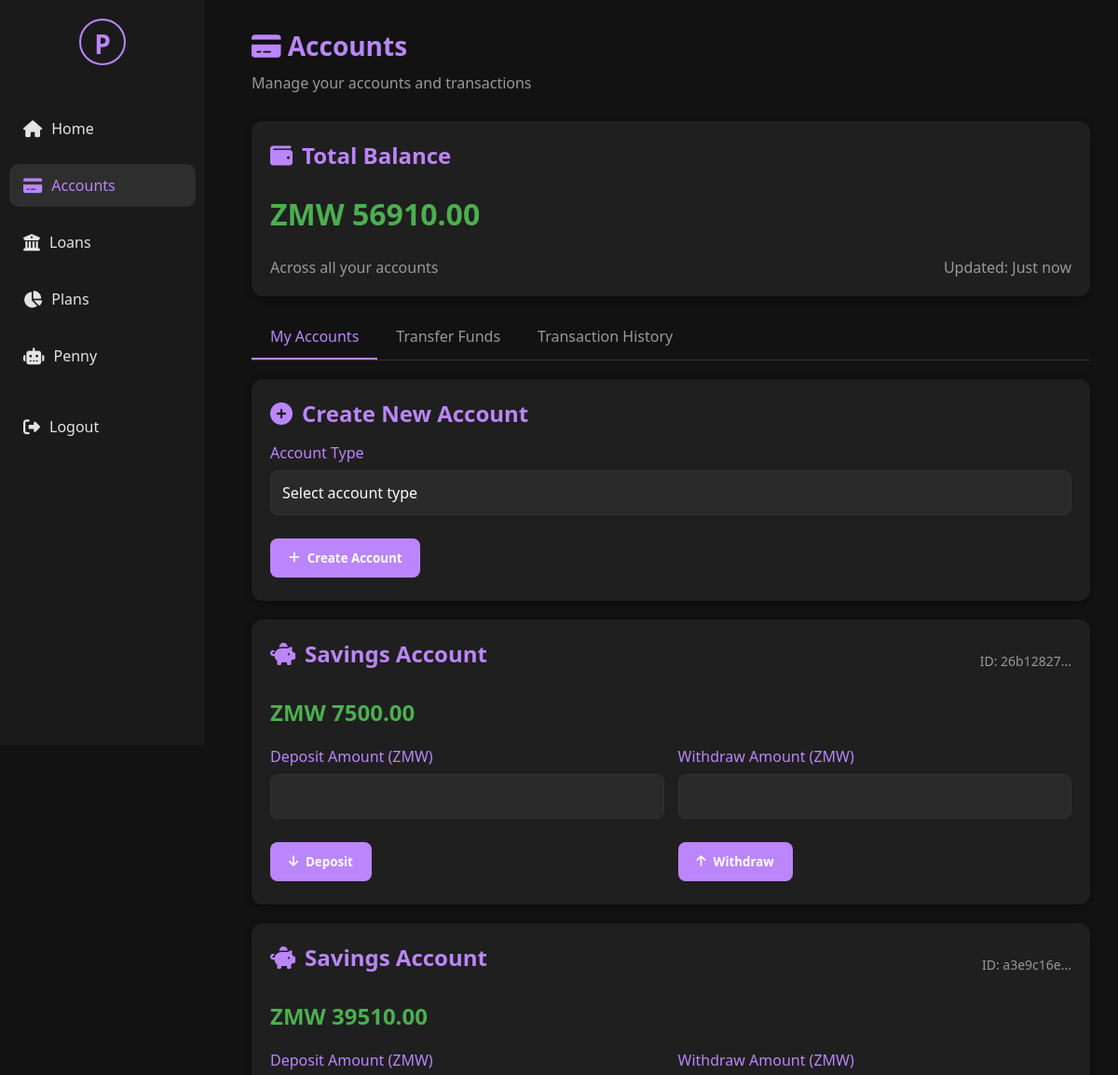
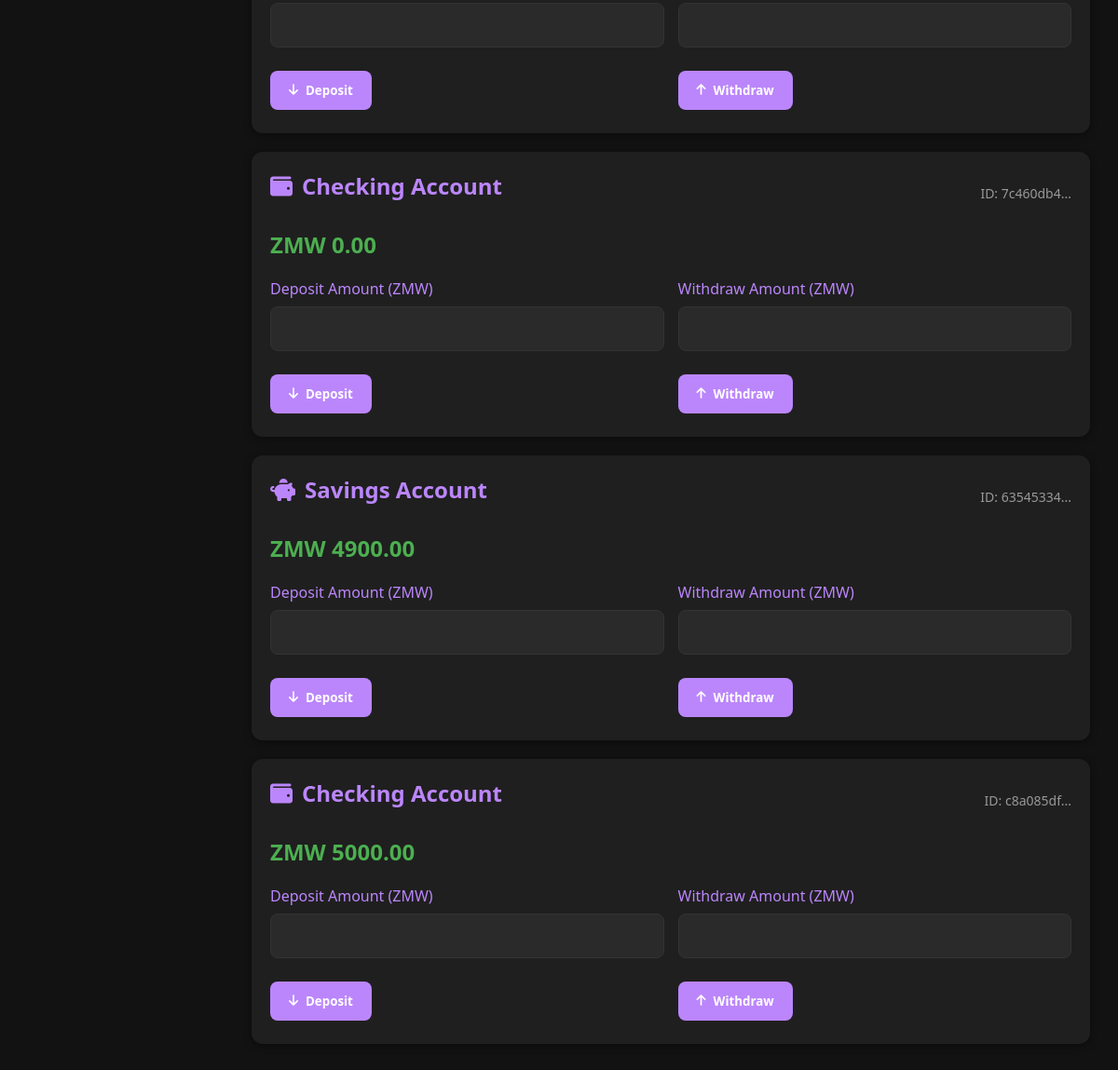
Page /accounts (signed in) on the committed database (2 pictures, top to bottom).
### tables this page shows
CREATE TABLE accounts (
                account_id TEXT PRIMARY KEY,
                user_id TEXT NOT NULL,
                account_type TEXT NOT NULL,
                balance REAL NOT NULL DEFAULT 0,
                active INTEGER NOT NULL DEFAULT 1
            );

### GUI/web_app.py (the view)
@app.route('/accounts')
@login_required
def accounts():
    user_id = session.get('user_id')
    print(f"🔍 Starting accounts page for user {user_id}")
    try:
        print("🔍 Step 1: Calling get_accounts_by_user...")
        start_time = time.time()
        user_accounts = account_service.get_accounts_by_user(user_id)
        print(f"✅ Step 1 completed in {time.time() - start_time:.2f}s - Found {len(user_accounts)} accounts")
        print("🔍 Step 2: Calculating total balance...")
        start_time = time.time()
        total_balance = sum(account['balance'] for account in user_accounts)
        print(f"✅ Step 2 completed in {time.time() - start_time:.2f}s - Total: {total_balance}")
        print("🔍 Step 3: Getting transaction history...")
        start_time = time.time()
        recent_transactions = []
        for account in user_accounts:
            print(f"🔍 Getting transactions for account {account['account_id']}")
            transactions = account_service.get_transaction_history(account['account_id'])
            print(f"✅ Found {len(transactions)} transactions for account {account['account_id']}")
            for transaction in transactions:
                recent_transactions.append({
                    'account_id': account['account_id'],
                    'account_type': account['account_type'],
                    'transaction_type': transaction[0],
                    'amount': transaction[1],
                    'timestamp': transaction[2]
                })
        print(f"✅ Step 3 completed in {time.time() - start_time:.2f}s - Total transactions: {len(recent_transactions)}")
        print("🔍 Step 4: Sorting transactions...")
        start_time = time.time()
        recent_transactions.sort(key=lambda x: x['timestamp'], reverse=True)
        recent_transactions = recent_transactions[:5]
        print(f"✅ Step 4 completed in {time.time() - start_time:.2f}s")
    except Exception as e:
        print(f"❌ Error in accounts route: {e}")
        import traceback
        traceback.print_exc()
        user_accounts = []
        total_balance = 0
        recent_transactions = []
        flash('Error loading accounts. Please try again.')
    print("🔍 Rendering template...")
    return render_template('accounts.html',
                         current_user={'username': session.get('full_name', session.get('username', 'User'))},
                         accounts=user_accounts,
                         total_balance=total_balance,
                         recent_transactions=recent_transactions)

### GUI/web_app.py (called while the page is built)
@app.teardown_appcontext
def teardown_db(exception):
    close_db_connection()

def login_required(f):
    @wraps(f)
    def decorated_function(*args, **kwargs):
        if 'user_id' not in session:
            flash('Please log in to access this page.')
            return redirect(url_for('login'))
        return f(*args, **kwargs)
    return decorated_function

### account/account_service.py (called while the page is built)
    def get_transaction_history(self, account_id: str):
        conn = None
        try:
            conn = get_db_connection()
            cursor = conn.cursor()
            cursor.execute('''
                SELECT transaction_type, amount, timestamp FROM transactions
                WHERE account_id = ? ORDER BY timestamp DESC
            ''', (account_id,))
            return cursor.fetchall()
        finally:
            if conn:
                conn.close()

    def get_accounts_by_user(self, user_id: str):
        user_id = str(user_id)
        conn = None
        try:
            conn = get_db_connection()
            cursor = conn.cursor()
            cursor.execute("SELECT * FROM accounts WHERE user_id = ?", (user_id,))
            rows = cursor.fetchall()
            accounts = []
            for row in rows:
                accounts.append({
                    "account_id": row[0],
                    "user_id": row[1],
                    "account_type": row[2],
                    "balance": row[3],
                    "active": bool(row[4])
                })
            return accounts
        finally:
            if conn:
                conn.close()

### database/db_helper.py (called while the page is built)
def get_db_connection():
    db_path = os.path.join(os.path.dirname(os.path.dirname(__file__)), 'database', 'penny.db')
    for attempt in range(3):
        try:
            conn = sqlite3.connect(db_path, timeout=20.0)  # 20 second timeout
            conn.row_factory = sqlite3.Row
            conn.execute('PRAGMA journal_mode=WAL')
            return conn
        except sqlite3.OperationalError as e:
            if "database is locked" in str(e) and attempt < 2:
                print(f"Database locked, retrying... (attempt {attempt + 1})")
                time.sleep(0.5 * (attempt + 1))  # Exponential backoff
                continue
            else:
                raise

def close_db_connection(conn=None):
    if conn:
        try:
            conn.close()
        except Exception as e:
            print(f"Error closing connection: {e}")

### GUI/templates/accounts.html (shortened to what this page needs)
{% extends "base.html" %}
{% block content %}
<div class="welcome-section">
    <h1><i class="fas fa-credit-card"></i> Accounts</h1>
    <p>Manage your accounts and transactions</p>
</div>
<div class="card balance-card">
    <h2><i class="fas fa-wallet"></i> Total Balance</h2>
    <div class="balance">ZMW {{ "%.2f"|format(total_balance) }}</div>
    <div class="account-details">
        <span>Across all your accounts</span>
        <span>Updated: Just now</span>
    </div>
</div>
<div class="tabs">
    <div class="tab active" data-tab="accounts">My Accounts</div>
    <div class="tab" data-tab="transfer">Transfer Funds</div>
    <div class="tab" data-tab="history">Transaction History</div>
</div>
<div class="tab-content active" id="accounts-tab">
    <div class="card">
        <h2><i class="fas fa-plus-circle"></i> Create New Account</h2>
        <form method="POST" action="{{ url_for('create_account') }}">
            <div class="form-group">
                <label for="account_type">Account Type</label>
                <select class="form-control" id="account_type" name="account_type" required>
                    <option value="">Select account type</option>
                </select>
            </div>
            <button type="submit" class="btn"><i class="fas fa-plus"></i> Create Account</button>
        </form>
    </div>
    {% if accounts %}
        {% for account in accounts %}
        <div class="card">
            <div class="account-header" style="display: flex; justify-content: space-between; align-items: center; margin-bottom: 15px;">
                <h2><i class="fas fa-{{ 'piggy-bank' if account.account_type == 'Savings' else 'wallet' }}"></i> {{ account.account_type }} Account</h2>
                <span class="account-id" style="color: #999; font-size: 14px;">ID: {{ account.account_id[:8] }}...</span>
            </div>
            <div class="balance" style="font-size: 24px; margin-bottom: 20px;">ZMW {{ "%.2f"|format(account.balance) }}</div>
            <div style="display: grid; grid-template-columns: 1fr 1fr; gap: 15px;">
                <form method="POST" action="{{ url_for('deposit') }}">
                    <div class="form-group">
                        <label for="deposit_amount_{{ account.account_id }}">Deposit Amount (ZMW)</label>
                        <input type="number" class="form-control" id="deposit_amount_{{ account.account_id }}" name="amount" step="0.01" min="0.01" required>
                    </div>
                    <button type="submit" class="btn"><i class="fas fa-arrow-down"></i> Deposit</button>
                </form>
                <form method="POST" action="{{ url_for('withdraw') }}">
                    <div class="form-group">
                        <label for="withdraw_amount_{{ account.account_id }}">Withdraw Amount (ZMW)</label>
                        <input type="number" class="form-control" id="withdraw_amount_{{ account.account_id }}" name="amount" step="0.01" min="0.01" required>
                    </div>
                    <button type="submit" class="btn"><i class="fas fa-arrow-up"></i> Withdraw</button>
                </form>
            </div>
        </div>
        {% endfor %}
    {% else %}
        <div class="card">
            <h2><i class="fas fa-info-circle"></i> No Accounts Yet</h2>
            <p>You don't have any accounts yet. Create your first account above to get started!</p>
        </div>
    {% endif %}
</div>
{% endblock %}

### GUI/templates/base.html (shortened to what this page needs)
<!DOCTYPE html>
<html lang="en">
<head>
    <link rel="stylesheet" href="https://cdnjs.cloudflare.com/ajax/libs/font-awesome/6.4.0/css/all.min.css">
    <link rel="stylesheet" href="{{ url_for('static', filename='css/style.css') }}">
</head>
<body>
    <div class="sidebar">
        <div class="logo">P</div>
        <ul>
            <li><a href="{{ url_for('dashboard') }}" class="nav-link {% if request.endpoint == 'dashboard' %}active{% endif %}"><i class="fas fa-home"></i> <span>Home</span></a></li>
            <li><a href="{{ url_for('accounts') }}" class="nav-link {% if request.endpoint == 'accounts' %}active{% endif %}"><i class="fas fa-credit-card"></i> <span>Accounts</span></a></li>
            <li><a href="{{ url_for('loans') }}" class="nav-link {% if request.endpoint == 'loans' %}active{% endif %}"><i class="fas fa-university"></i> <span>Loans</span></a></li>
            <li><a href="{{ url_for('plans') }}" class="nav-link {% if request.endpoint == 'plans' %}active{% endif %}"><i class="fas fa-chart-pie"></i> <span>Plans</span></a></li>
            <li><a href="{{ url_for('penny') }}" class="nav-link {% if request.endpoint == 'penny' %}active{% endif %}"><i class="fas fa-robot"></i> <span>Penny</span></a></li>
            <li><a href="{{ url_for('logout') }}" id="logout-btn" style="margin-top: 30px;"><i class="fas fa-sign-out-alt"></i> <span>Logout</span></a></li>
        </ul>
    </div>
    <div class="main-content">
        {% block content %}{% endblock %}
    </div>
</body>
</html>

### GUI/static/css/style.css (style rules this page uses)
* { margin: 0; padding: 0; box-sizing: border-box; font-family: 'Segoe UI', Tahoma, Geneva, Verdana, sans-serif; }
body { background-color: #121212; color: #e4e4e4; display: flex; min-height: 100vh; }
h1, h2, h3, h4 { margin: 0 0 10px; }
a { text-decoration: none; color: inherit; }
.sidebar { width: 220px; height: 100vh; background: #1a1a1a; padding: 20px 10px; position: fixed; top: 0; left: 0; display: flex; flex-direction: column; z-index: 100; }
.sidebar .logo { font-size: 28px; font-weight: bold; color: #bb86fc; text-align: center; margin-bottom: 30px; padding: 10px; border: 2px solid #bb86fc; border-radius: 50%; width: 50px; height: 50px; line-height: 30px; margin-left: auto; margin-right: auto; }
.sidebar ul { list-style: none; padding: 0; }
.sidebar li { margin: 15px 0; }
.sidebar a { display: flex; align-items: center; padding: 12px 15px; border-radius: 10px; color: #e4e4e4; transition: all 0.3s; }
.sidebar a i { margin-right: 10px; font-size: 18px; }
.sidebar a:hover, .sidebar a.active { background: #2e2e2e; color: #bb86fc; }
.main-content { margin-left: 240px; padding: 30px; width: calc(100% - 240px); }
.welcome-section { margin-bottom: 30px; }
.welcome-section h1 { color: #bb86fc; font-size: 28px; }
.welcome-section p { color: #999; }
.card { background: #1f1f1f; border-radius: 12px; padding: 20px; margin-bottom: 20px; box-shadow: 0 2px 8px rgba(0,0,0,0.4); }
.card h2 { color: #bb86fc; margin-bottom: 15px; display: flex; align-items: center; }
.card h2 i { margin-right: 10px; }
.balance-card { display: flex; flex-direction: column; gap: 10px; }
.balance { font-size: 32px; font-weight: bold; color: #4caf50; }
.account-details { display: flex; justify-content: space-between; margin-top: 15px; color: #999; }
.btn { background: #bb86fc; border: none; padding: 12px 20px; border-radius: 8px; color: white; font-weight: bold; cursor: pointer; margin: 5px 0; transition: background 0.3s; display: inline-flex; align-items: center; }
.btn i { margin-right: 8px; }
.form-group { margin-bottom: 20px; }
.form-group label { display: block; margin-bottom: 8px; color: #bb86fc; font-weight: 500; }
.form-control { width: 100%; padding: 12px; border-radius: 8px; border: 1px solid #333; background: #2a2a2a; color: white; font-size: 16px; }
.tabs { display: flex; border-bottom: 1px solid #333; margin-bottom: 20px; }
.tab { padding: 12px 20px; cursor: pointer; color: #999; border-bottom: 2px solid transparent; }
.tab.active { color: #bb86fc; border-bottom: 2px solid #bb86fc; }
.tab-content { display: none; }
.tab-content.active { display: block; }
input, textarea, select { -webkit-appearance: none; -moz-appearance: none; appearance: none; background: #2a2a2a; color: white; border: 1px solid #333; border-radius: 8px; padding: 12px; font-size: 16px; width: 100%; box-sizing: border-box; }
input[type="text"], input[type="password"], input[type="email"], input[type="number"], input[type="tel"], textarea { -webkit-appearance: none; -moz-appearance: none; appearance: none; }

### rows in the picture
accounts: account_type "Savings", account_id "26b12827", balance "7500.00"
accounts: account_type "Savings", account_id "a3e9c16e", balance "39510.00"
accounts: account_type "Checking", account_id "7c460db4", balance "0.00"
accounts: account_type "Savings", account_id "63545334", balance "4900.00"
accounts: account_type "Checking", account_id "c8a085df", balance "5000.00"

### other values in the picture
{{ "%.2f"|format(total_balance) }} "56910.00"
